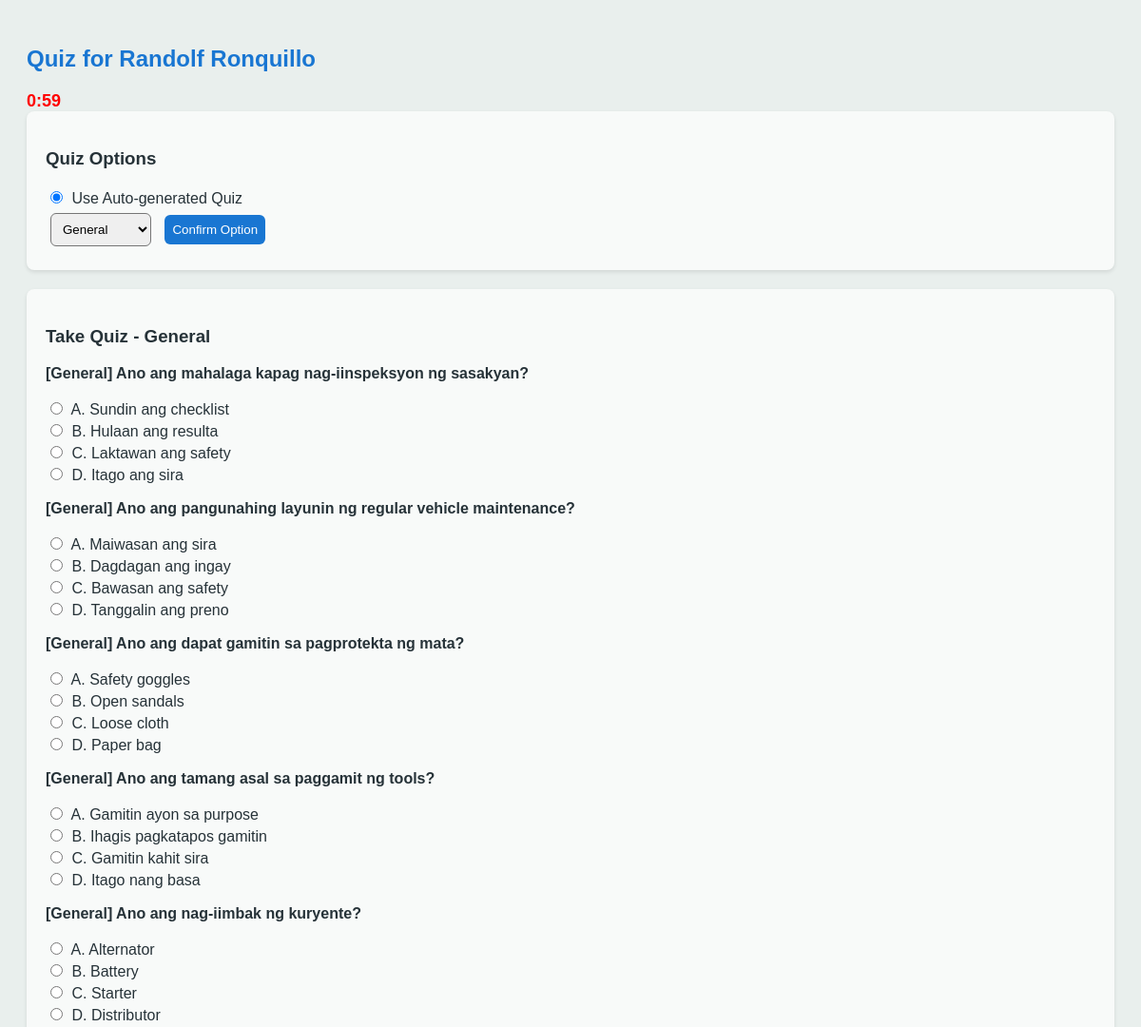
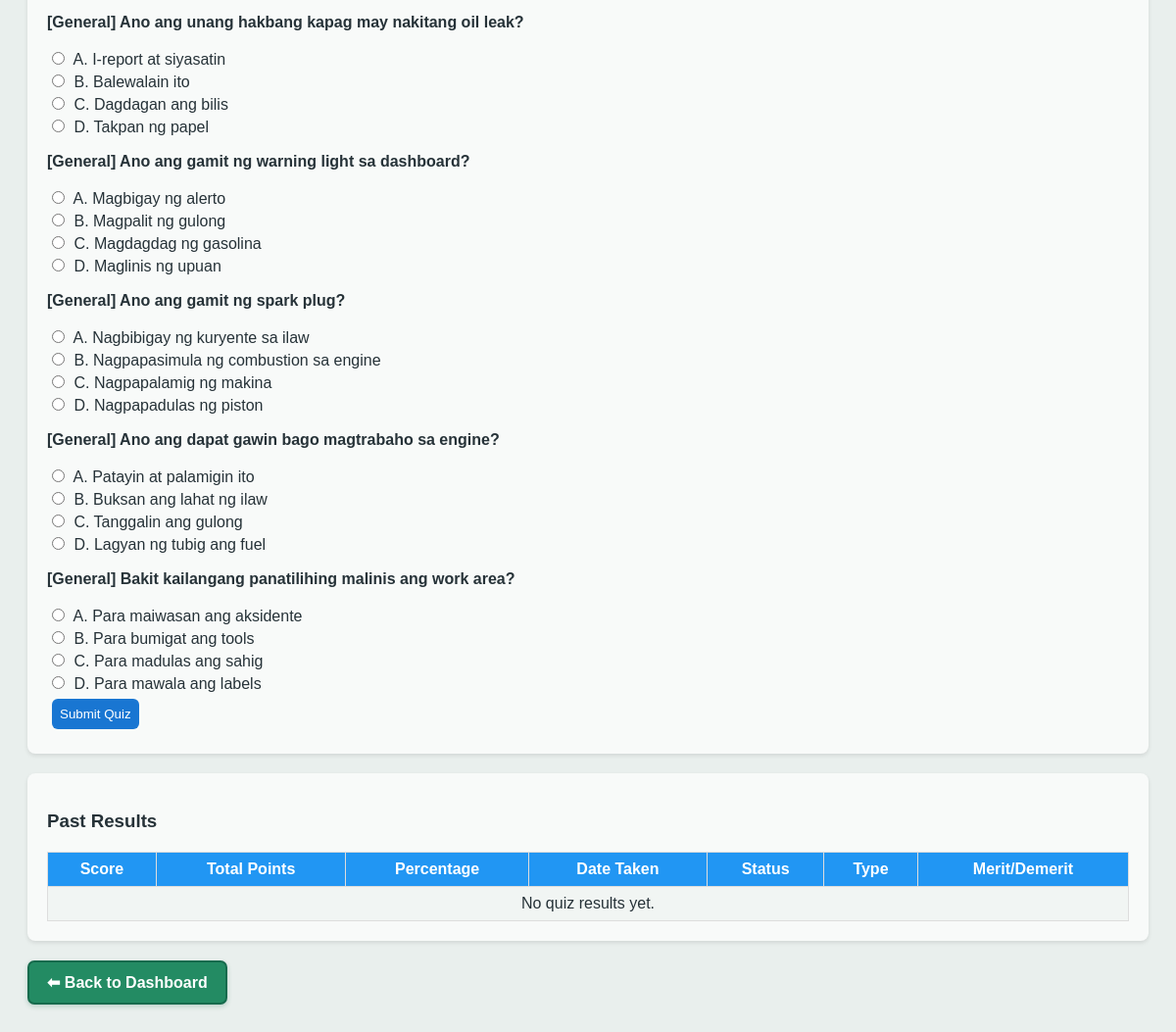
/quiz/1 (signed in), run on the app's committed database (2 pictures, top to bottom).
### models.py (models this page shows, shortened)
class Employee(db.Model, UserMixin):
    __tablename__ = "employees"   # ✅ important para tugma sa foreign keys
    id = db.Column(db.Integer, primary_key=True)
    first_name = db.Column(db.String(50))
    middle_name = db.Column(db.String(50))
    last_name = db.Column(db.String(50))
    suffix_name = db.Column(db.String(20))
    dob = db.Column(db.Date, nullable=True)
    role = db.Column(db.String(20))          # Staff/Admin/Employee
    company = db.Column(db.String(50))       # Trece-Uno / Auto Expert
    email = db.Column(db.String(100))        # not unique
    contact_no = db.Column(db.String(20))
    password = db.Column(db.String(200))
    profile_pic = db.Column(db.String(200))
    registered_at = db.Column(db.DateTime, default=datetime.utcnow, nullable=True)
    address = db.Column(db.String(200))
    date_started = db.Column(db.Date)
    sss = db.Column(db.String(50))
    philhealth = db.Column(db.String(50))
    tin = db.Column(db.String(50))
    pagibig = db.Column(db.String(50))
    emergency_person = db.Column(db.String(100))
    emergency_contact = db.Column(db.String(100))
    emergency_address = db.Column(db.String(200))
    sil_credits = db.Column(db.Integer, default=5)
    sil_eligible = db.Column(db.Boolean, nullable=False, default=True)
    merit_points = db.Column(db.Integer, default=0)
    demerit_points = db.Column(db.Integer, default=0)
    daily_rate = db.Column(db.Float, default=695.0)
    allowance = db.Column(db.Float, default=0.0)
    incentives = db.Column(db.Float, default=0.0)
    loan_balance = db.Column(db.Float, default=0.0)
    sl_credits = db.Column(db.Integer, default=5)
    attendances = db.relationship("Attendance", back_populates="employee", lazy=True)
    leave_requests = db.relationship("LeaveRequest", backref="employee", lazy=True)
    loans = db.relationship("Loan", backref="employee", lazy=True)
    payrolls = db.relationship("Payroll", backref="employee", lazy=True)
    redemptions = db.relationship("RedemptionHistory", backref="employee", lazy=True)

class Quiz(db.Model):
    __tablename__ = "quizzes"
    id = db.Column(db.Integer, primary_key=True)
    question = db.Column(db.String(300), nullable=False)
    choice_a = db.Column(db.String(100), nullable=False)
    choice_b = db.Column(db.String(100), nullable=False)
    choice_c = db.Column(db.String(100))
    choice_d = db.Column(db.String(100))
    correct_answer = db.Column(db.String(1), nullable=False)
    points = db.Column(db.Integer, default=1)
    date_created = db.Column(db.DateTime, default=datetime.utcnow)
    category = db.Column(db.String(100))

### hris.py (the view, shortened to what this page needs)
@app.route('/quiz/<int:employee_id>', methods=['GET','POST'])
@login_required
def quiz(employee_id):
    emp = Employee.query.get_or_404(employee_id)
    if "staff" in current_user.role.lower() and current_user.id != employee_id:
        flash("❌ You can only take your own quiz.", "danger")
        return redirect(url_for('dashboard_staff'))
    mode = request.form.get("mode", "auto")
    category = request.form.get("category", "General")
    if request.method == 'POST' and mode == "upload" and 'file' in request.files:
        flash("❌ Questionnaire uploads are available to administrators only.", "danger")
        return redirect(url_for('quiz', employee_id=employee_id))
    current_month = datetime.utcnow().month
    category_quizzes = Quiz.query.filter(
        db.extract('month', Quiz.date_created) == current_month,
        Quiz.category == category
    ).all()
    if not category_quizzes and mode == "auto":
        generate_auto_quiz(category)
        category_quizzes = Quiz.query.filter(
            db.extract('month', Quiz.date_created) == current_month,
            Quiz.category == category
        ).all()
    selected_ids = [int(value) for value in request.form.get('quiz_ids', '').split(',') if value.isdigit()]
    if request.method == 'POST' and mode == "take" and selected_ids:
        quizzes = Quiz.query.filter(Quiz.id.in_(selected_ids)).all()
        quizzes.sort(key=lambda question: selected_ids.index(question.id))
    else:
        available_quizzes = list({question.question.strip().casefold(): question for question in category_quizzes}.values())
        if len(available_quizzes) < 10:
            available_quizzes = Quiz.query.filter(
                db.extract('month', Quiz.date_created) == current_month
            ).all()
            available_quizzes = list({question.question.strip().casefold(): question for question in available_quizzes}.values())
        quizzes = random.sample(available_quizzes, min(10, len(available_quizzes)))
    results = QuizResult.query.filter_by(employee_id=employee_id).all()
    return render_template(
        "quiz.html",
        emp=emp,
        quizzes=quizzes,
        results=results,
        category=category,
        mode=mode,
        quiz_ids=','.join(str(question.id) for question in quizzes),
        quiz_duration_seconds=60
    )

### hris.py (called while the page is built, shortened)
@login_manager.user_loader
def load_user(user_id):
    return db.session.get(Employee, int(user_id))

@app.before_request
def check_authentication():
    exempt_routes = ['login', 'register', 'static']
    if not current_user.is_authenticated and request.endpoint not in exempt_routes:
        return redirect(url_for('login'))

@app.before_request
def check_lunch_resume():
    now = datetime.now()

### templates/quiz.html (shortened to what this page needs)
<!DOCTYPE html>
<html lang="en">
<head>
    <link rel="stylesheet" href="{{ url_for('static', filename='soft_theme.css') }}">
</head>
<body>
    <h2>Quiz for {{ emp.first_name }} {{ emp.last_name }}</h2>
    <div id="timer">1:00</div>
    <div class="section">
        <h3>Quiz Options</h3>
        <form method="POST" enctype="multipart/form-data">
            <label><input type="radio" name="mode" value="auto" checked> Use Auto-generated Quiz</label><br>
            <select name="category">
                <option value="General" {% if category=="General" %}selected{% endif %}>General</option>
            </select>
            <button type="submit" class="btn">Confirm Option</button>
        </form>
    </div>
    <div class="section">
        <h3>Take Quiz - {{ category }}</h3>
        <form method="POST" id="quizForm">
            {% for q in quizzes %}
                <p><b>[{{ q.category }}] {{ q.question }}</b></p>
                <label><input type="radio" name="quiz_{{ q.id }}" value="A"> A. {{ q.choice_a }}</label><br>
                <label><input type="radio" name="quiz_{{ q.id }}" value="B"> B. {{ q.choice_b }}</label><br>
                {% if q.choice_c %}<label><input type="radio" name="quiz_{{ q.id }}" value="C"> C. {{ q.choice_c }}</label><br>{% endif %}
                {% if q.choice_d %}<label><input type="radio" name="quiz_{{ q.id }}" value="D"> D. {{ q.choice_d }}</label><br>{% endif %}
            {% else %}
                <p>No quizzes available for this category/month.</p>
            {% endfor %}
            {% if quizzes %}
            <button type="submit" class="btn">Submit Quiz</button>
            {% endif %}
        </form>
    </div>
    <div class="section">
        <h3>Past Results</h3>
        <table>
            <tr>
                <th>Score</th>
                <th>Total Points</th>
                <th>Percentage</th>
                <th>Date Taken</th>
                <th>Status</th>
                <th>Type</th>
                <th>Merit/Demerit</th>
            </tr>
            {% for r in results %}
            <tr>
                <td>{{ r.score }}</td>
                <td>{{ r.total_points }}</td>
                <td>{{ "%.2f"|format((r.score/r.total_points*100) if r.total_points else 0) }}%</td>
                <td>{{ r.date_taken.strftime("%Y-%m-%d") }}</td>
                <td class="{% if (r.score/r.total_points*100) >= 75 %}passed{% else %}failed{% endif %}">
                    {% if (r.score/r.total_points*100) >= 75 %}
                        Passed 🎉
                    {% else %}
                        Failed ⚠️
                    {% endif %}
                </td>
                <td>
                    {% if r.is_official %}
                        Official
                    {% else %}
                        Retake (Uncounted)
                    {% endif %}
                </td>
                <td>
                    {% if r.is_official %}
                        {% if (r.score/r.total_points*100) >= 75 %}
                            +5 Merit
                        {% else %}
                            +3 Demerit
                        {% endif %}
                    {% else %}
                        Practice Only
                    {% endif %}
                </td>
            </tr>
            {% else %}
            <tr><td colspan="7">No quiz results yet.</td></tr>
            {% endfor %}
        </table>
    </div>
    <a class="dashboard-back-link" href="{{ url_for('dashboard_staff') }}">⬅ Back to Dashboard</a>
</body>
</html>

### static/soft_theme.css (style rules this page uses)
body { background-color: #e9efed !important; color: #263238; }
.dashboard-back-link { display: inline-flex; align-items: center; gap: 8px; padding: 11px 18px; border: 2px solid #176b4d; border-radius: 7px; background: #238b63; color: #ffffff !important; font-weight: 700; text-decoration: none !important; box-shadow: 0 2px 5px rgba(23, 107, 77, 0.24); transition: background-color 0.2s ease, transform 0.2s ease; }
.card, .section, .profile, .profile-card, .tab-content, .payslip-card, form { background-color: #f8faf9; }
tr:nth-child(even) { background-color: #f1f5f3; }

### templates/quiz.html (style rules this page uses)
body { font-family: Arial, sans-serif; background:#f4f7f6; padding:20px; }
h2 { color:#1976d2; }
table { width:100%; border-collapse:collapse; margin-top:20px; }
th, td { border:1px solid #ddd; padding:8px; text-align:center; }
th { background:#2196f3; color:white; }
#timer { font-size:18px; font-weight:bold; color:red; }
.section { background:#fff; padding:20px; border-radius:8px; margin-bottom:20px; box-shadow:0 2px 4px rgba(0,0,0,0.1); }
select, input, button { padding:8px; margin:5px; border-radius:6px; }
.btn { background:#1976d2; color:white; border:none; cursor:pointer; }

### data on the page
Employee: first_name "Randolf", last_name "Ronquillo"
Quiz: category "General", question "Ano ang mahalaga kapag nag-iinspeksyon ng sasakyan?", choice_a "Sundin ang checklist", choice_b "Hulaan ang resulta", choice_c "Laktawan ang safety", choice_d "Itago ang sira"
Quiz: category "General", question "Ano ang pangunahing layunin ng regular vehicle maintenance?", choice_a "Maiwasan ang sira", choice_b "Dagdagan ang ingay", choice_c "Bawasan ang safety", choice_d "Tanggalin ang preno"
Quiz: category "General", question "Ano ang dapat gamitin sa pagprotekta ng mata?", choice_a "Safety goggles", choice_b "Open sandals", choice_c "Loose cloth", choice_d "Paper bag"
Quiz: category "General", question "Ano ang tamang asal sa paggamit ng tools?", choice_a "Gamitin ayon sa purpose", choice_b "Ihagis pagkatapos gamitin", choice_c "Gamitin kahit sira", choice_d "Itago nang basa"
Quiz: category "General", question "Ano ang nag-iimbak ng kuryente?", choice_a "Alternator", choice_b "Battery", choice_c "Starter", choice_d "Distributor"
Quiz: category "General", question "Ano ang unang hakbang kapag may nakitang oil leak?", choice_a "I-report at siyasatin", choice_b "Balewalain ito", choice_c "Dagdagan ang bilis", choice_d "Takpan ng papel"
Quiz: category "General", question "Ano ang gamit ng warning light sa dashboard?", choice_a "Magbigay ng alerto", choice_b "Magpalit ng gulong", choice_c "Magdagdag ng gasolina", choice_d "Maglinis ng upuan"
Quiz: category "General", question "Ano ang gamit ng spark plug?", choice_a "Nagbibigay ng kuryente sa ilaw", choice_b "Nagpapasimula ng combustion sa engine", choice_c "Nagpapalamig ng makina", choice_d "Nagpapadulas ng piston"
Quiz: category "General", question "Ano ang dapat gawin bago magtrabaho sa engine?", choice_a "Patayin at palamigin ito", choice_b "Buksan ang lahat ng ilaw", choice_c "Tanggalin ang gulong", choice_d "Lagyan ng tubig ang fuel"
Quiz: category "General", question "Bakit kailangang panatilihing malinis ang work area?", choice_a "Para maiwasan ang aksidente", choice_b "Para bumigat ang tools", choice_c "Para madulas ang sahig", choice_d "Para mawala ang labels"

### other printed values
{{ category }} "General"
